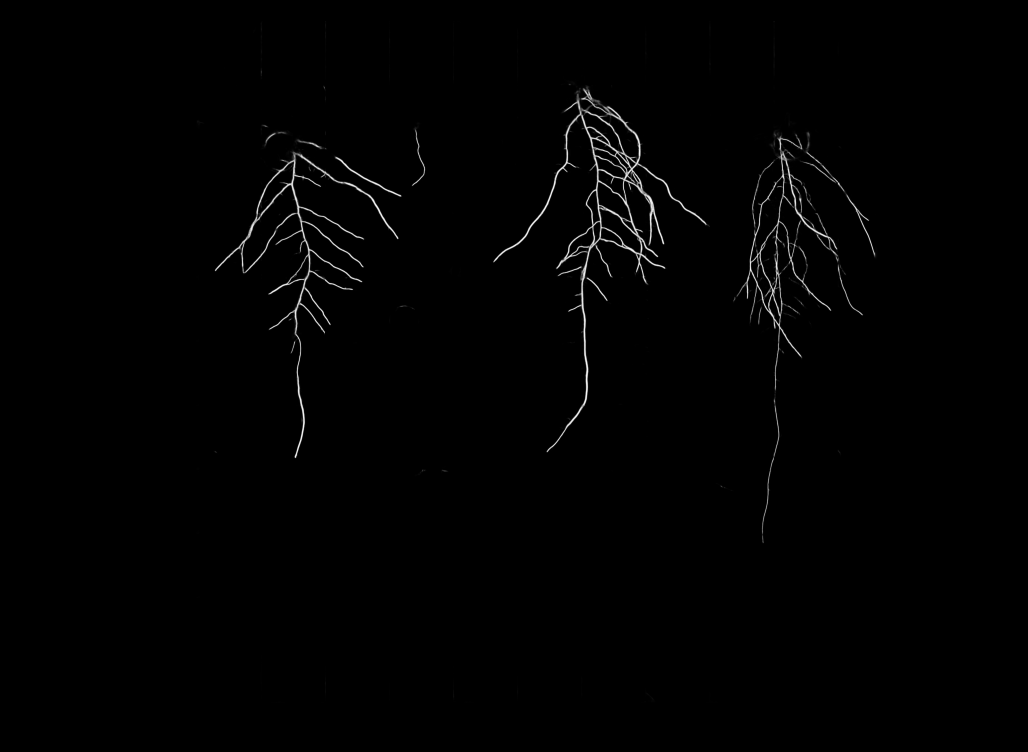
#> input picture Root_Segmentation/inference/task5_test_image_prediction_artjom_234535.png, 4112 x 3006 px, given in place of task5_test_image.png, which was not available (shown at 1/4 size)
$ jupyter execute --allow-errors task_5_inference.ipynb   (text cells are left out)
#> lines starting #> are read from the running program, lines starting #| are printed output that depends on the picture; after the words box and inside, x2 and y2 are one past the last pixel; in counts of white or black regions, pixels touching at a corner belong together; pictures that were not available may be replaced by others from this repository, and a replacement may not be noted
[cell 1]
# import things
import os
import cv2
import numpy as np
import matplotlib.pyplot as plt
from tensorflow.keras.models import load_model
from patchify import patchify, unpatchify
import tensorflow.keras.backend as K

[cell 2]
def f1(y_true, y_pred):
    def recall_m(y_true, y_pred):
        TP = K.sum(K.round(K.clip(y_true * y_pred, 0, 1)))
        Positives = K.sum(K.round(K.clip(y_true, 0, 1)))
        recall = TP / (Positives+K.epsilon())
        return recall

    def precision_m(y_true, y_pred):
        TP = K.sum(K.round(K.clip(y_true * y_pred, 0, 1)))
        Pred_Positives = K.sum(K.round(K.clip(y_pred, 0, 1)))
        precision = TP / (Pred_Positives+K.epsilon())
        return precision

    precision, recall = precision_m(y_true, y_pred), recall_m(y_true, y_pred)

    return 2*((precision*recall)/(precision+recall+K.epsilon()))

[cell 3]
# Load the model you trained in task5_training.ipynb
patch_size = 256
example_file_name = f'artjom_234535_unet_model_{patch_size}px.h5'
#> (the rest of this cell did not finish here and is left out)

[cell 4]
# Define any functions you need to process the mask e.g. Task 2
def detect_and_crop_petri_dish(image_path):
    image = cv2.imread(image_path, 0)  # Load grayscale image
    original_image = cv2.imread(image_path)  # Load original image

    blurred = cv2.medianBlur(image, 5)  # Reduce noise
    _, binary_image = cv2.threshold(blurred, 150, 255, cv2.THRESH_BINARY)

    kernel = np.ones((9, 9), np.uint8)
    dilated = cv2.dilate(binary_image, kernel, iterations=3)
    closed = cv2.erode(dilated, kernel, iterations=4)

    contours, _ = cv2.findContours(closed, cv2.RETR_EXTERNAL, cv2.CHAIN_APPROX_SIMPLE)
    largest_contour = max(contours, key=cv2.contourArea)
    x, y, w, h = cv2.boundingRect(largest_contour)

    size = max(w, h)
    x_center, y_center = x + w // 2, y + h // 2
    x_start, y_start = x_center - size // 2, y_center - size // 2
    x_end, y_end = x_start + size, y_start + size

    cropped_image = original_image[max(0, y_start):min(image.shape[0], y_end),
                                   max(0, x_start):min(image.shape[1], x_end)]

    return cropped_image, (max(0, x_start), max(0, y_start), min(image.shape[1], x_end), min(image.shape[0], y_end))

[cell 5]
# Load the test image
task5_test_image_path = 'task5_test_image.png'
image = cv2.imread(task5_test_image_path, 0)  # Grayscale image
#> image is the input picture: shape (3006, 4112); min 0, max 253, mean 1.9
original_image = cv2.imread(task5_test_image_path)  # Load the original image
h, w = image.shape
#> h = 3006; w = 4112
h, w
#> Out = (3006, 4112)

[cell 6]
# Find the petri dish
cropped_image, crop_coordinates = detect_and_crop_petri_dish(task5_test_image_path)
#> in detect_and_crop_petri_dish, `_, binary_image = cv2.threshold(blurred, 150, 255, cv2.THRESH_BINARY)`:
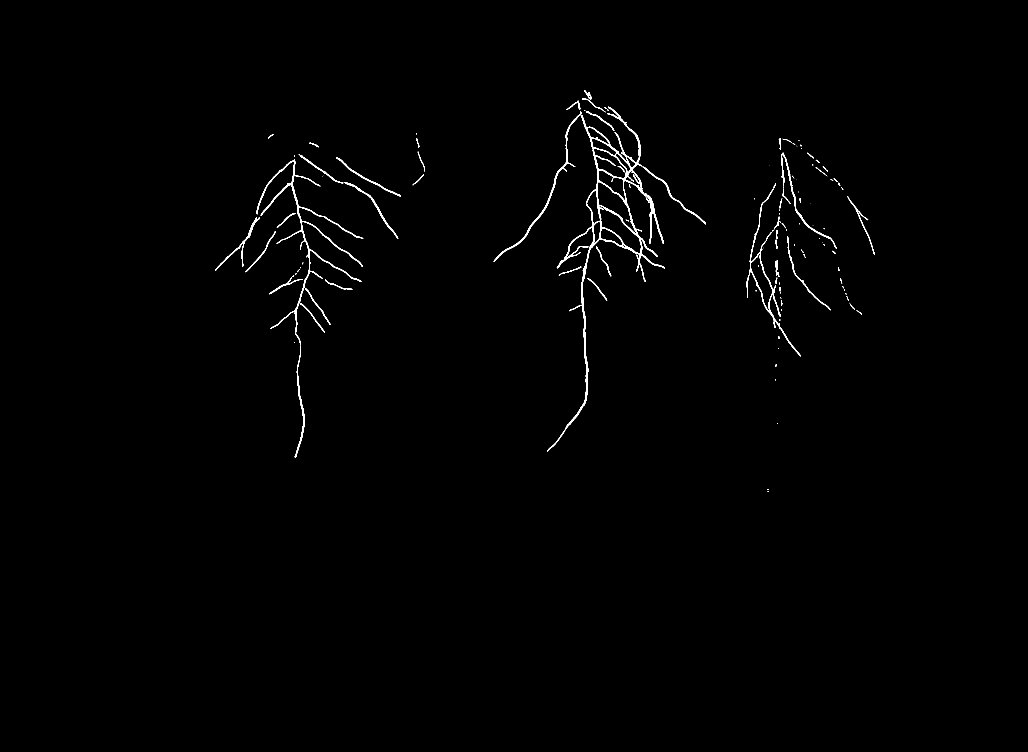
#> binary_image: shape (3006, 4112) (shown at 1/4 size); 0.58% white; 158 white regions (73 under 20 px), largest, box (x1, y1, x2, y2) and area: (2188, 427, 2660, 1807) 25427, (1026, 638, 1453, 1333) 8621, (2986, 754, 3204, 1425) 4903
#> in detect_and_crop_petri_dish, `dilated = cv2.dilate(binary_image, kernel, iterations=3)`:
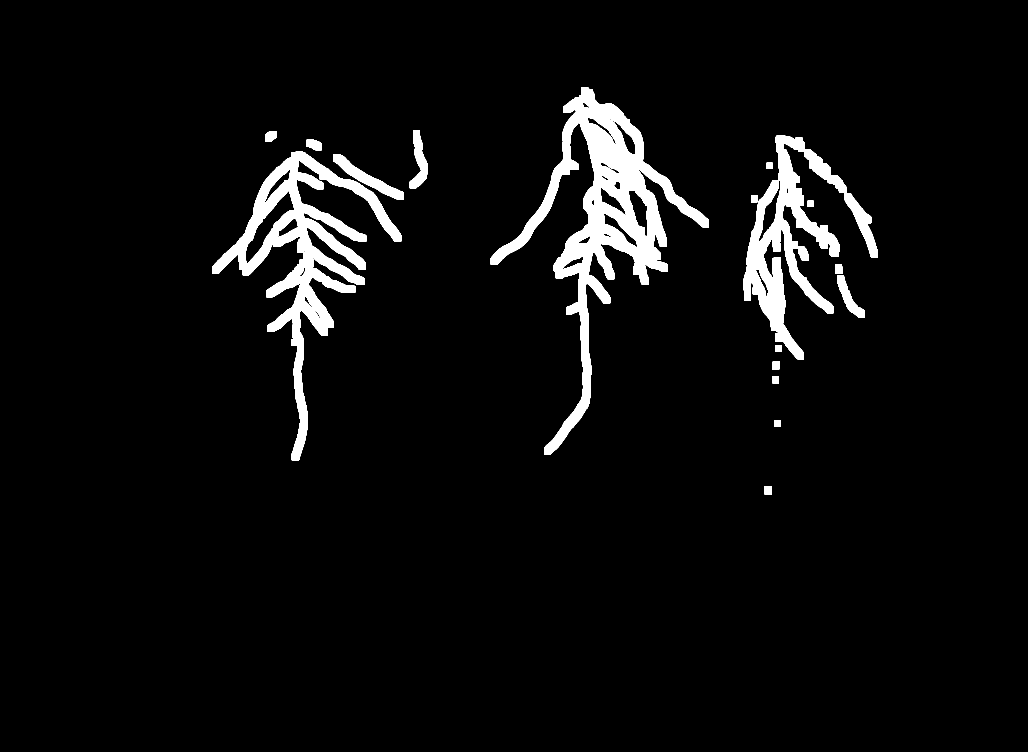
#> dilated: shape (3006, 4112) (shown at 1/4 size); 4.6% white; 18 white regions, largest, box (x1, y1, x2, y2) and area: (1963, 349, 2836, 1819) 231810, (849, 606, 1605, 1843) 173882, (2974, 541, 3385, 1437) 118589
#> in detect_and_crop_petri_dish, `closed = cv2.erode(dilated, kernel, iterations=4)`:
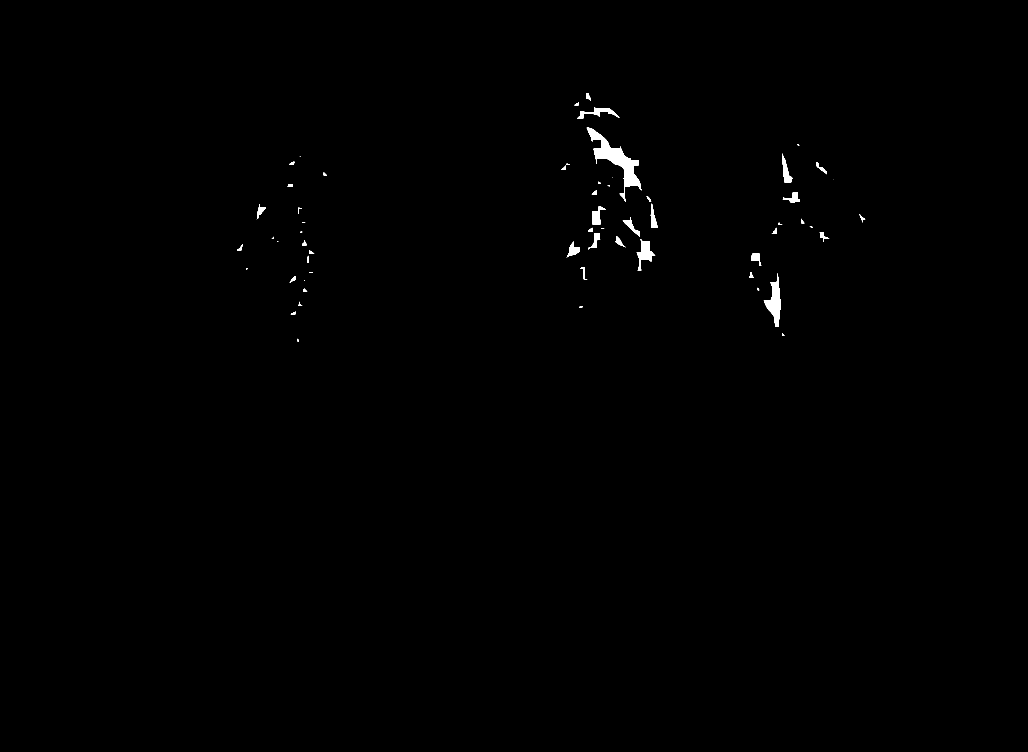
#> closed: shape (3006, 4112) (shown at 1/4 size); 0.36% white; 60 white regions (8 under 20 px)
#> in detect_and_crop_petri_dish, `contours, _ = cv2.findContours(closed, cv2.RETR_EXTERNAL, cv2.CHAIN_AP..`: contours = 60 contours, 11 with area under 20; largest, box (x1, y1, x2, y2) and area: (2347, 511, 2565, 807) 14420, (3055, 1093, 3124, 1308) 5858, (2546, 957, 2621, 1082) 3263, (2310, 430, 2478, 474) 2000, (3128, 615, 3171, 729) 1836
#> in detect_and_crop_petri_dish, `largest_contour = max(contours, key=cv2.contourArea)`: largest_contour = contour of 311 points, box (x1, y1, x2, y2) (2347, 511, 2565, 807), area 14420
#> in detect_and_crop_petri_dish, `x, y, w, h = cv2.boundingRect(largest_contour)`: x = 2347; y = 511; w = 218; h = 296
#> in detect_and_crop_petri_dish, `x_center, y_center = x + w // 2, y + h // 2`: x_center = 2456; y_center = 659
#> in detect_and_crop_petri_dish, `x_start, y_start = x_center - size // 2, y_center - size // 2`: x_start = 2308; y_start = 511
#> in detect_and_crop_petri_dish, `x_end, y_end = x_start + size, y_start + size`: x_end = 2604; y_end = 807
#> in detect_and_crop_petri_dish, `cropped_image = original_image[max(0, y_start):min(image.shape[0], y_e..`:
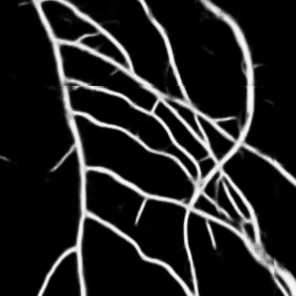
#> cropped_image: shape (296, 296, 3); min 0, max 251, mean 33
#> crop_coordinates = (2308, 511, 2604, 807)
cropped_image.shape
#> Out = (296, 296, 3)

[cell 7]
# Pad the petri dish
height, width = cropped_image.shape[:2]
#> height = 296; width = 296
pad_h = (patch_size - height % patch_size) % patch_size
#> pad_h = 216
pad_w = (patch_size - width % patch_size) % patch_size
#> pad_w = 216
petri_dish_padded = np.pad(cropped_image, ((0, pad_h), (0, pad_w), (0, 0)), mode='constant')
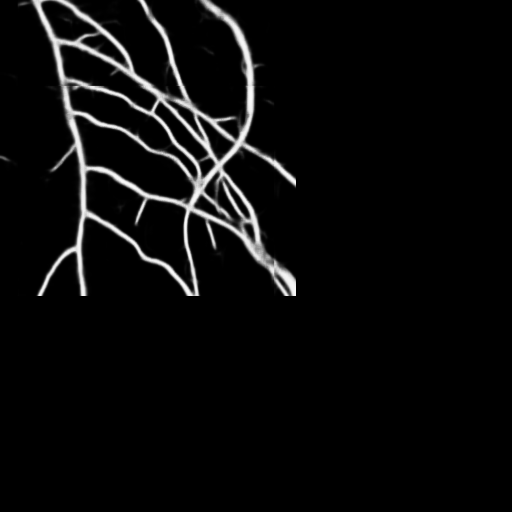
#> petri_dish_padded: shape (512, 512, 3); min 0, max 251, mean 11
petri_dish_padded.shape
#> Out = (512, 512, 3)
